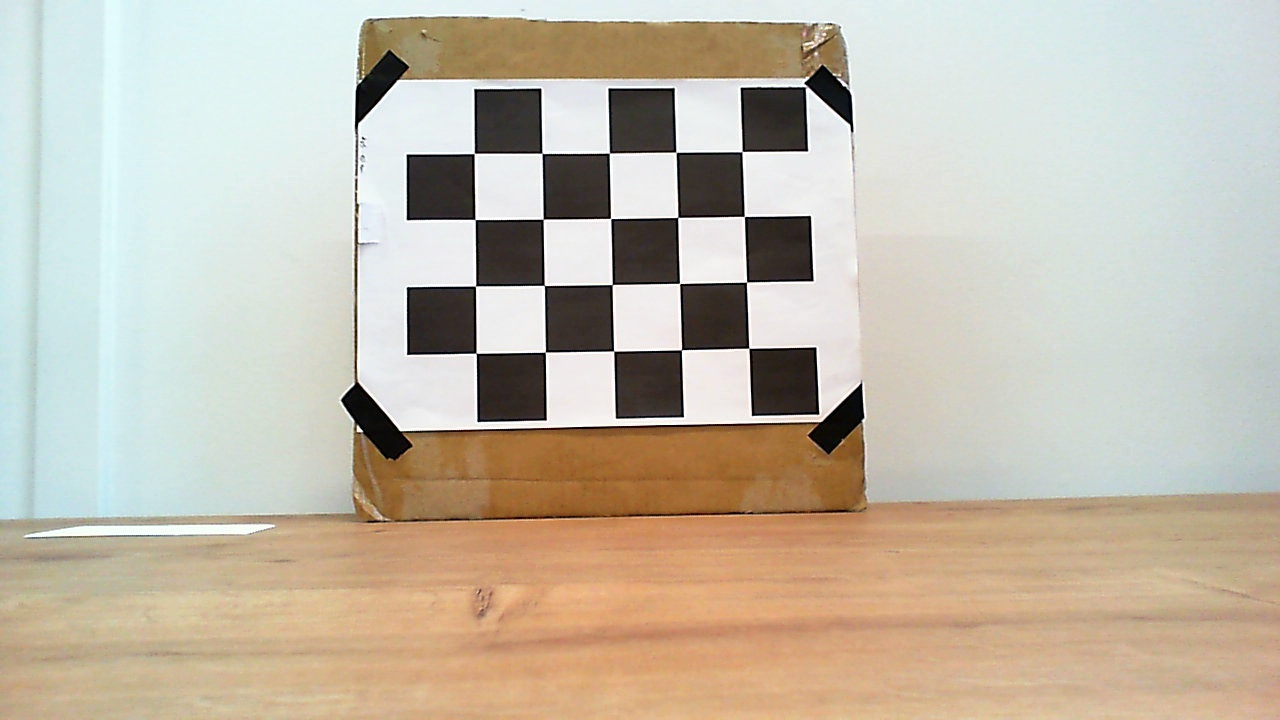
#> input picture data/stereo/cam_left/images_full/img_000.jpg, 1280 x 720 px; its folder holds 4 pictures in this run
$ python calibrate_stereo_metric.py   (older library calls are emulated)
#> lines starting #> are read from the running program, lines starting #| are printed output that depends on the picture; after the words box and inside, x2 and y2 are one past the last pixel; in counts of white or black regions, pixels touching at a corner belong together
import cv2
import numpy as np
import glob
import os
import json

left_folder = r"C:\3dproj\data\stereo\cam_left\images_full"
right_folder = r"C:\3dproj\data\stereo\cam_right\images_full"
output_folder = r"C:\3dproj\data\stereo\results"
os.makedirs(output_folder, exist_ok=True)

checkerboard = (5, 4)
square_size = 25.0

criteria = (
    cv2.TERM_CRITERIA_EPS + cv2.TERM_CRITERIA_MAX_ITER,
    50,
    1e-4,
)

left_images = sorted(
    glob.glob(os.path.join(left_folder, "*.jpg")) +
    glob.glob(os.path.join(left_folder, "*.jpeg")) +
    glob.glob(os.path.join(left_folder, "*.png"))
)

right_images = sorted(
    glob.glob(os.path.join(right_folder, "*.jpg")) +
    glob.glob(os.path.join(right_folder, "*.jpeg")) +
    glob.glob(os.path.join(right_folder, "*.png"))
)

print("Left images found:", len(left_images))
print("Right images found:", len(right_images))

if len(left_images) == 0 or len(right_images) == 0:
    raise RuntimeError("No images found.")

if len(left_images) != len(right_images):
    raise RuntimeError("Left/right image count mismatch.")

objp = np.zeros((checkerboard[0] * checkerboard[1], 3), np.float32)
objp[:, :2] = np.mgrid[0:checkerboard[0], 0:checkerboard[1]].T.reshape(-1, 2)
objp *= square_size

objpoints = []
imgpoints_left = []
imgpoints_right = []
used_pairs = []

image_size = None

for i, (lp, rp) in enumerate(zip(left_images, right_images)):
    img_l = cv2.imread(lp)
#> img_l is the input picture: shape (720, 1280, 3); mean B, G, R 171.2, 186.9, 195.4
    img_r = cv2.imread(rp)

    if img_l is None or img_r is None:
        continue

    gray_l = cv2.cvtColor(img_l, cv2.COLOR_BGR2GRAY)
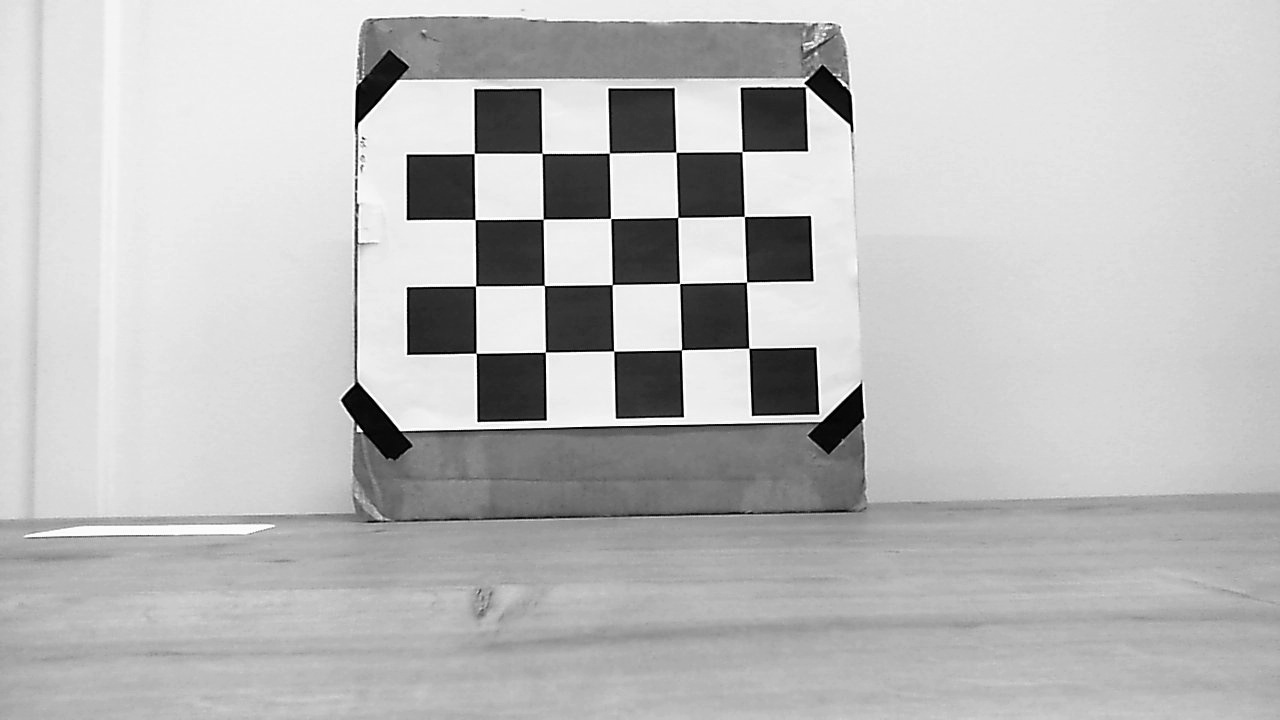
#> gray_l: shape (720, 1280); min 0, max 255, mean 187.7
    gray_r = cv2.cvtColor(img_r, cv2.COLOR_BGR2GRAY)

    if image_size is None:
        image_size = gray_l.shape[::-1]
#> image_size = (1280, 720)

    if gray_l.shape[::-1] != image_size or gray_r.shape[::-1] != image_size:
        print("Skipping size mismatch:", lp, rp)
        continue

    ret_l, corners_l = cv2.findChessboardCorners(gray_l, checkerboard, None)
#> ret_l = True; corners_l = 20 rows, first 8: [748.9, 348.1], [681.4, 349.8], [613.7, 351], [545.2, 352], [475.9, 353.1], [746.7, 282], [679.6, 283.4], [612.2, 284.6]
    ret_r, corners_r = cv2.findChessboardCorners(gray_r, checkerboard, None)
#> ret_r = True; corners_r has the same summary as corners_l

    print(f"Pair {i+1}: left={ret_l}, right={ret_r}")
#| Pair 1: left=True, right=True

    if ret_l and ret_r:
        corners_l = cv2.cornerSubPix(gray_l, corners_l, (11, 11), (-1, -1), criteria)
#> corners_l = 20 rows, first 8: [748.8, 348.3], [681.5, 349.8], [613.7, 351.1], [545.4, 352.1], [476.2, 353.3], [746.5, 282.1], [679.6, 283.5], [612.3, 284.5]
        corners_r = cv2.cornerSubPix(gray_r, corners_r, (11, 11), (-1, -1), criteria)
#> corners_r has the same summary as corners_l

        objpoints.append(objp.copy())
        imgpoints_left.append(corners_l)
        imgpoints_right.append(corners_r)
        used_pairs.append((os.path.basename(lp), os.path.basename(rp)))

        dbg_l = img_l.copy()
        dbg_r = img_r.copy()
        cv2.drawChessboardCorners(dbg_l, checkerboard, corners_l, ret_l)
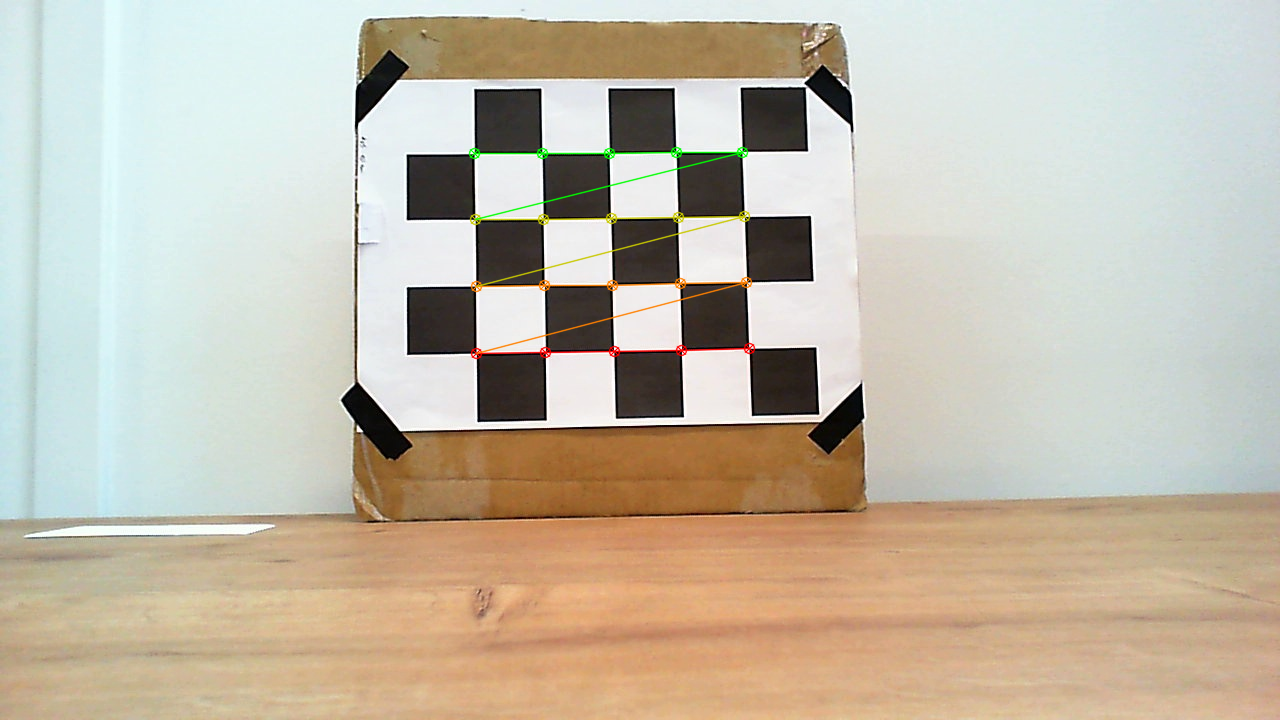
#> dbg_l: shape (720, 1280, 3); 0.8% of pixels changed, all inside (x1, y1, x2, y2) = (468, 146, 756, 360)
        cv2.drawChessboardCorners(dbg_r, checkerboard, corners_r, ret_r)

        cv2.imwrite(os.path.join(output_folder, f"corners_left_{i+1}.jpg"), dbg_l)
        cv2.imwrite(os.path.join(output_folder, f"corners_right_{i+1}.jpg"), dbg_r)
#> pass 2 of the loop `for i, (lp, rp) in enumerate(zip(left_images, right_images)):`:
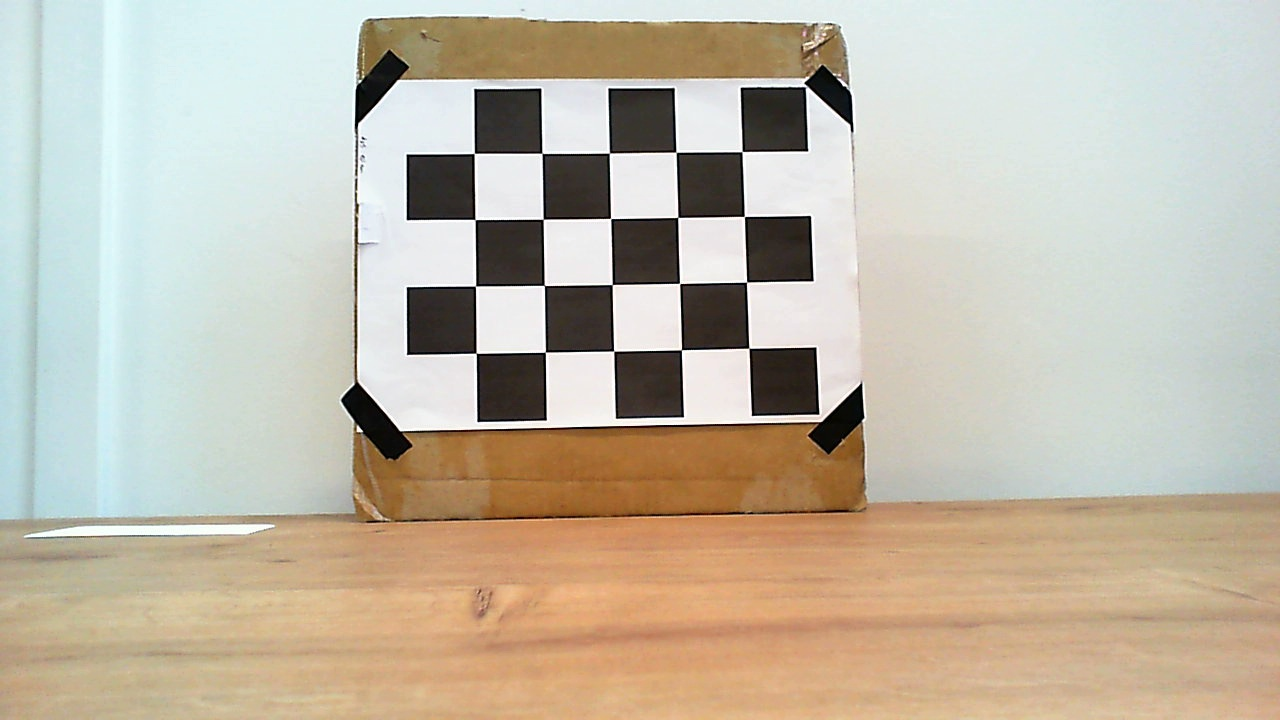
#> input picture data/stereo/cam_left/images_full/img_005.jpg, 1280 x 720 px
#> img_l is the input picture: shape (720, 1280, 3); mean B, G, R 169.1, 185.4, 193.7
#> `gray_l = cv2.cvtColor(img_l, cv2.COLOR_BGR2GRAY)`:
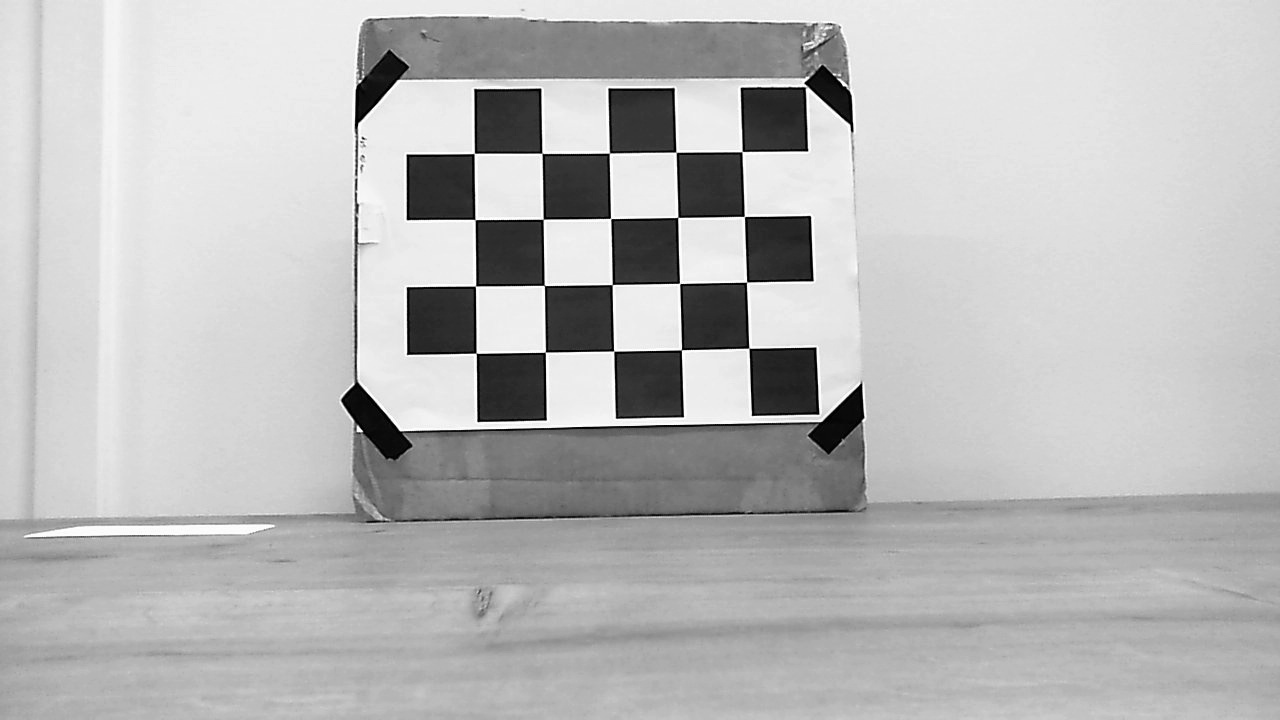
#> gray_l: shape (720, 1280); min 0, max 255, mean 186
#> `ret_l, corners_l = cv2.findChessboardCorners(gray_l, checkerboard, None)`: corners_l = 20 rows, first 8: [748.9, 348], [681.4, 349.8], [613.8, 351], [545.1, 352], [476, 353.1], [746.7, 282], [679.6, 283.4], [612.2, 284.6]
#> `ret_r, corners_r = cv2.findChessboardCorners(gray_r, checkerboard, None)`: corners_r has the same summary as corners_l
#| Pair 2: left=True, right=True
#> `corners_l = cv2.cornerSubPix(gray_l, corners_l, (11, 11), (-1, -1), cr..`: corners_l = 20 rows, first 8: [748.8, 348.3], [681.4, 349.8], [613.7, 351.1], [545.4, 352.2], [476.2, 353.3], [746.5, 282.2], [679.6, 283.5], [612.3, 284.5]
#> `corners_r = cv2.cornerSubPix(gray_r, corners_r, (11, 11), (-1, -1), cr..`: corners_r has the same summary as corners_l
#> `cv2.drawChessboardCorners(dbg_l, checkerboard, corners_l, ret_l)`:
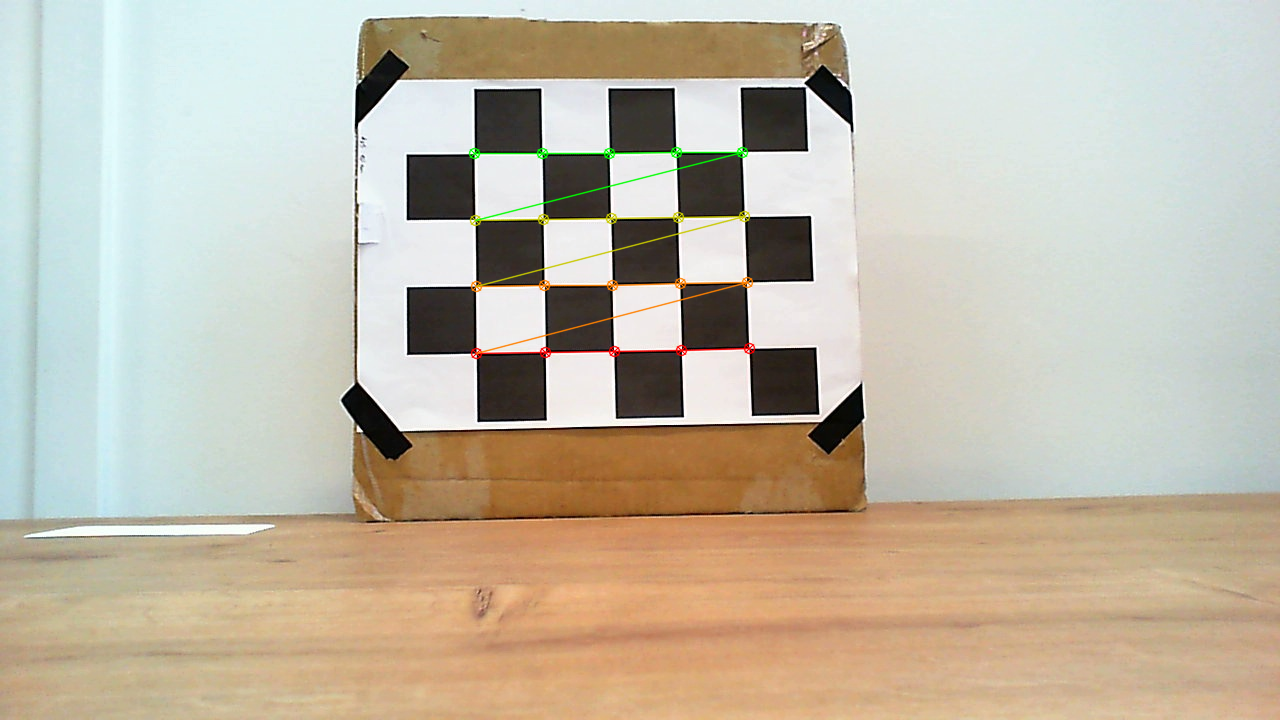
#> dbg_l: shape (720, 1280, 3); 0.8% of pixels changed, all inside (x1, y1, x2, y2) = (468, 146, 756, 360)
#> pass 3 of the loop `for i, (lp, rp) in enumerate(zip(left_images, right_images)):`:
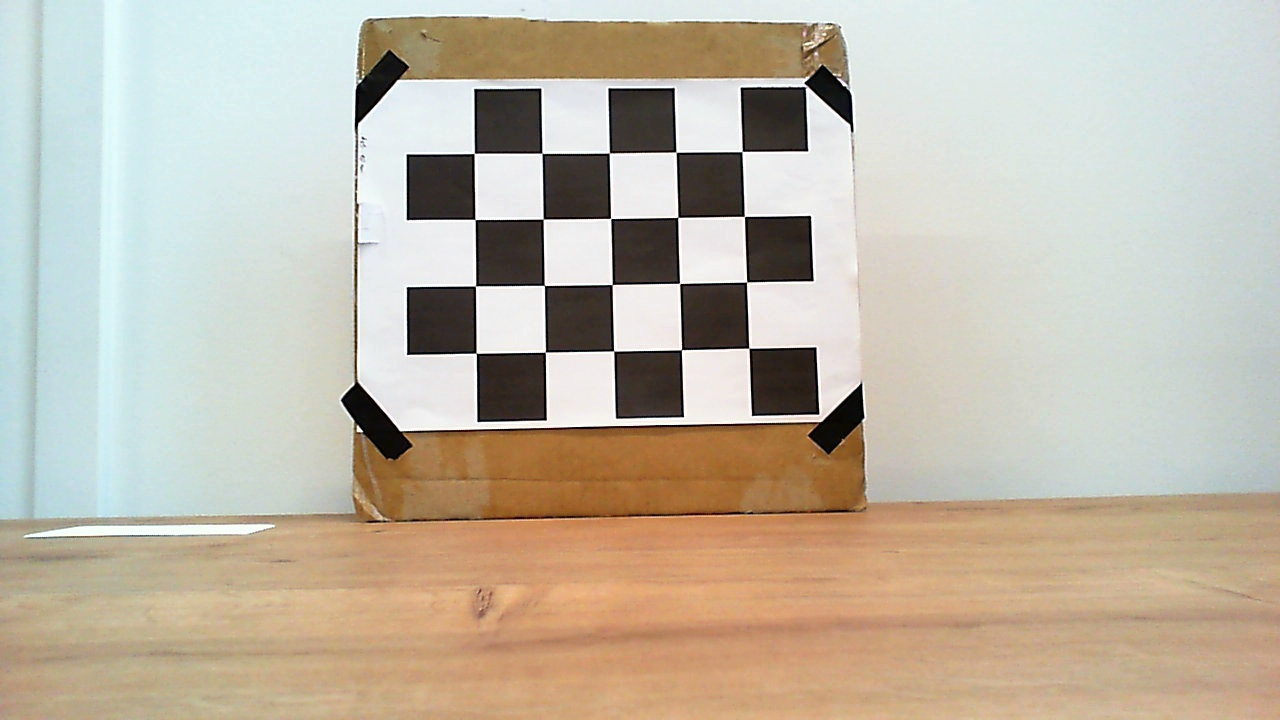
#> input picture data/stereo/cam_left/images_full/img_006.jpg, 1280 x 720 px
#> img_l is the input picture: shape (720, 1280, 3); mean B, G, R 168.2, 183.8, 192.6
#> `gray_l = cv2.cvtColor(img_l, cv2.COLOR_BGR2GRAY)`:
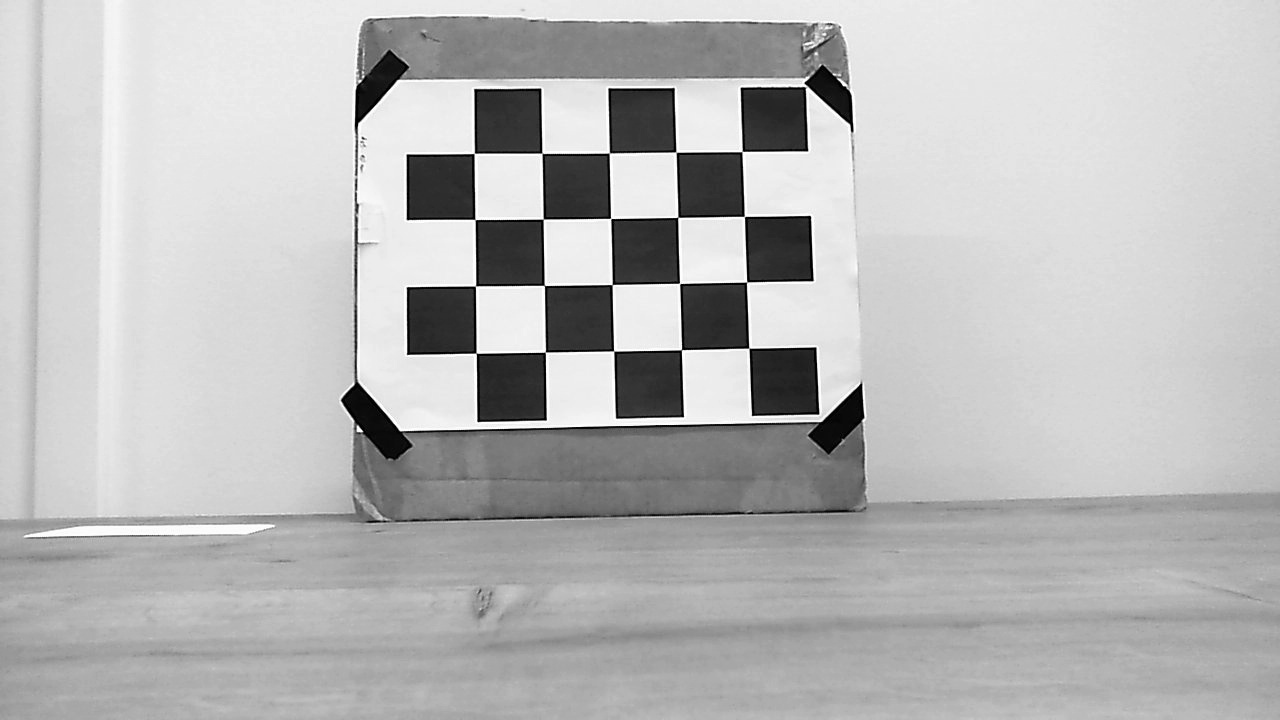
#> gray_l: shape (720, 1280); min 0, max 255, mean 184.6
#> `ret_l, corners_l = cv2.findChessboardCorners(gray_l, checkerboard, None)`: corners_l = 20 rows, first 8: [748.9, 348], [681.4, 349.6], [613.7, 350.9], [545.1, 352], [476, 353], [746.8, 282], [679.6, 283.4], [612.1, 284.6]
#> `ret_r, corners_r = cv2.findChessboardCorners(gray_r, checkerboard, None)`: corners_r has the same summary as corners_l
#| Pair 3: left=True, right=True
#> `corners_l = cv2.cornerSubPix(gray_l, corners_l, (11, 11), (-1, -1), cr..`: corners_l = 20 rows, first 8: [748.9, 348.2], [681.5, 349.7], [613.7, 351.1], [545.4, 352.1], [476.2, 353.3], [746.6, 282], [679.6, 283.4], [612.2, 284.5]
#> `corners_r = cv2.cornerSubPix(gray_r, corners_r, (11, 11), (-1, -1), cr..`: corners_r has the same summary as corners_l
#> `cv2.drawChessboardCorners(dbg_l, checkerboard, corners_l, ret_l)`:
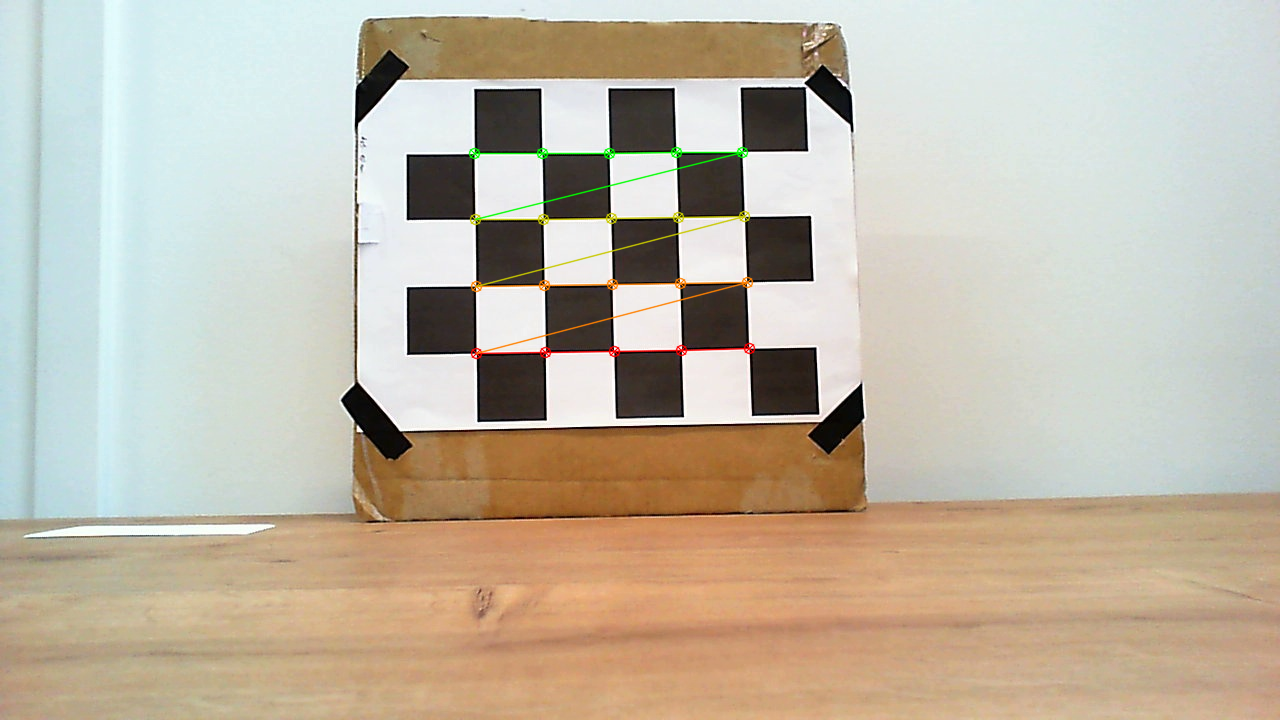
#> dbg_l: shape (720, 1280, 3); 0.8% of pixels changed, all inside (x1, y1, x2, y2) = (468, 146, 756, 360)
#> the loop made 4 passes; the first 3 are shown

print("\nValid stereo checkerboard pairs:", len(objpoints))

if len(objpoints) < 8:
#> (the run stopped early here; a loop or call above may not have finished)
